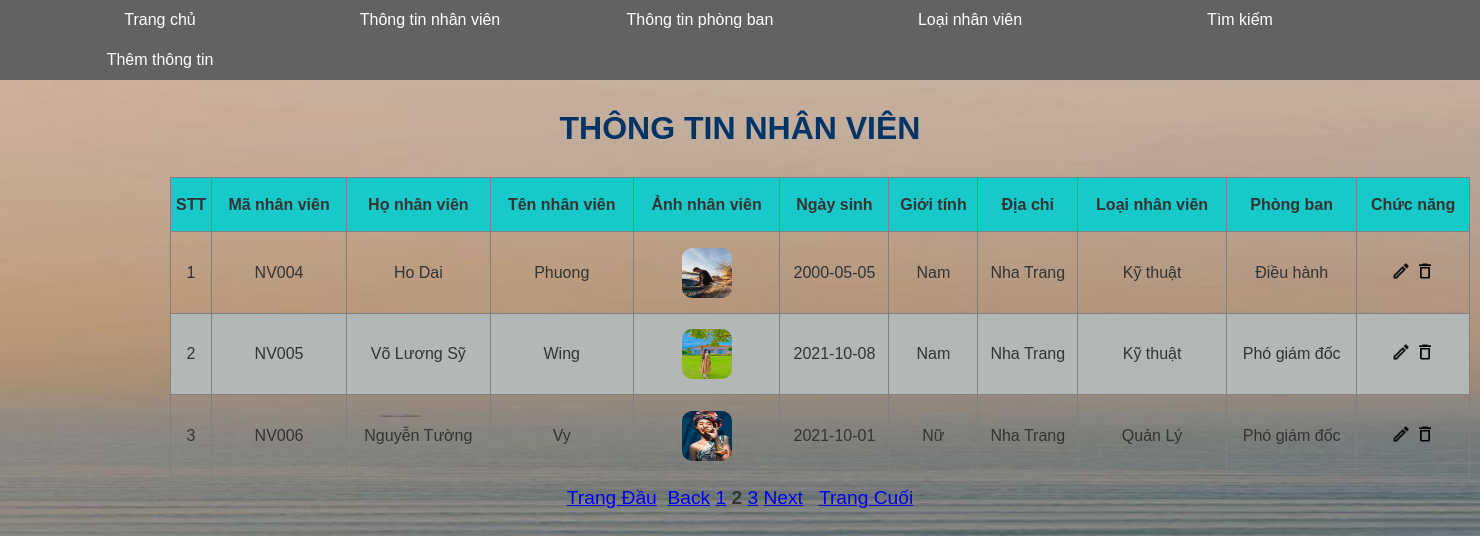
/infostaff.php?page=2 (signed in), run on the app's committed database.
### tables this page shows
CREATE TABLE `nhanvien` (
  `MANV` varchar(10) NOT NULL,
  `HO` varchar(20) NOT NULL,
  `TEN` varchar(20) NOT NULL,
  `NGAYSINH` date NOT NULL,
  `GIOITINH` varchar(5) NOT NULL,
  `DIACHI` varchar(50) NOT NULL,
  `ANH` varchar(50) NOT NULL,
  `MALOAINV` varchar(10) NOT NULL,
  `MAPHONG` varchar(10) NOT NULL
);

CREATE TABLE `loainv` (
  `MALOAINV` varchar(10) NOT NULL,
  `TENLOAINV` varchar(50) NOT NULL
);

CREATE TABLE `phongban` (
  `MAPHONG` varchar(10) NOT NULL,
  `TENPHONG` varchar(50) NOT NULL
);

### infostaff.php (the view, shortened to what this page needs)
<!DOCTYPE HTML PUBLIC "-//W3C//DTD HTML 4.01 Frameset//EN">
<html>
<head>
<link rel="stylesheet" href="infostaff.css">
</head>
<body >
<?php
require("trangchu.php");
$rowsPerPage=3;
$offset =($_GET['page']-1)*$rowsPerPage;
$result = mysqli_query($dbc, 'Select MANV,HO,TEN,ANH,	NGAYSINH,GIOITINH,DIACHI, TENLOAINV , TENPHONG  from nhanvien,phongban,loainv WHERE  nhanvien.MALOAINV=loainv.MALOAINV AND nhanvien.MAPHONG=phongban.MAPHONG LIMIT '. $offset . ', ' .$rowsPerPage);
if(mysqli_num_rows($result) == 0)
{
	echo "Chưa có dữ liệu";
}
else
{	echo "<h1 style='color: #003366; margin-top:30px' align='center'  >THÔNG TIN NHÂN VIÊN</h1>
		  <table   width='1300' height='300px' padding:10px; border='1'
				style='border-collapse: collapse; margin-left:170px; margin-top:30px'>
		  	<tr style='background-color: #18c9c9;' align='center' height='40px' >
			  <td><b>STT</b></td>
				<td><b>Mã nhân viên</b></td>
				<td><b>Họ nhân viên</b></td>
				<td><b>Tên nhân viên</b></td>
				<td><b>Ảnh nhân viên</b></td>
				<td><b>Ngày sinh</b></td>
				<td><b>Giới tính</b></td>
                <td><b>Địa chỉ</b></td>
                <td><b>Loại nhân viên</b></td>
                <td><b>Phòng ban</b></td>
				<td><b>Chức năng</b></td>
		  	</tr>";
	$stt=1;
	while ($row = mysqli_fetch_array($result))
	{
		if($stt%2!=0)
		{
            echo "<tr align='center'  width='100' height='60px' >";
			echo "<td>$stt</td>";
			echo "<td>$row[0]</td>";
			echo "<td>$row[1]</td>";
			echo "<td>$row[2]</td>";
			echo "<td>";?>
			<img src="Hinh_nv/<?php echo $row['ANH'];?>" width="50" height="50" style="border-radius:10px" />
			<?php
			echo "</td>";
			echo "<td>$row[4]</td>";
            echo "<td>$row[5]</td>";
			echo "<td>$row[6]</td>";
			echo "<td>$row[7]</td>";
			echo "<td>$row[8]</td>";
			echo "<td>";?>
			<a href='editnhanvien.php?MANV=<?php echo $row[0];?>'><img src='Hinh_nv/edit.png' width='20px' height='20px'></a> <a href='deletenhanvien.php?MANV=<?php echo $row[0];?>'><img src='Hinh_nv/delete.png' width='20px' height='20px'></a>
			<?php echo "</tr>";
		}
		else
		{
			echo "<tr style='background-color: #b3b7b6;' align='center'  width='100' height='60px'>";
			echo "<td>$stt</td>";
			echo "<td>$row[0]</td>";
			echo "<td>$row[1]</td>";
			echo "<td>$row[2]</td>";
			echo "<td>";?>
			<img src="Hinh_nv/<?php echo $row['ANH'];?>" width="50" height="50"   style="border-radius:10px"/>
			<?php
			echo "</td>";
			echo "<td>$row[4]</td>";
            echo "<td>$row[5]</td>";
			echo "<td>$row[6]</td>";
			echo "<td>$row[7]</td>";
			echo "<td>$row[8]</td>";
			echo "<td>"; ?>
			<a href='editnhanvien.php?MANV=<?php echo $row[0];?>'> <img src='Hinh_nv/edit.png' width='20px' height='20px'></a> <a href='deletenhanvien.php?MANV=<?php echo $row[0];?>'><img src='Hinh_nv/delete.png' width='20px' height='20px'></a>
			<?php echo "</tr>";
		}
			$stt+=1;
	}
	echo '</table>';
	?>
	<div style="text-align:center; font-size:120%; margin-top:10px;">
		<?php
	$re = mysqli_query($dbc, 'Select MANV,HO,TEN,NGAYSINH,GIOITINH,DIACHI, TENLOAINV , TENPHONG  from nhanvien,phongban,loainv WHERE  nhanvien.MALOAINV=loainv.MALOAINV AND nhanvien.MAPHONG=phongban.MAPHONG');
	$numRows = mysqli_num_rows($re);
	$maxPage = floor($numRows/$rowsPerPage) + 1;
	if ($_GET['page'] > 1){
	echo "<a href=" .$_SERVER['PHP_SELF']."?page=1".">Trang Đầu</a>&nbsp;&nbsp;";
	echo "<a href=" .$_SERVER['PHP_SELF']."?page=".($_GET['page']-1).">Back</a> ";
	}
	for ($i=1 ; $i<=$maxPage ; $i++){
		if ($i == $_GET['page']){
			echo '<b>'.$i.'</b> ';
	}
	else
		echo "<a href=" .$_SERVER['PHP_SELF']. "?page=".$i.">".$i."</a> ";
	}
	if ($_GET['page'] < $maxPage){
	echo "<a href=". $_SERVER['PHP_SELF']."?page=".$maxPage.">Next</a> &nbsp;&nbsp;";
	echo "<a href=" .$_SERVER['PHP_SELF']."?page=".($_GET['page']=$maxPage).">Trang Cuối</a>";
	}
}
?>
</body>
</html>

### trangchu.css (style rules this page uses)
#than_page { background-image: url(../QLNV/53fe8045b3d43c499a7eca4345e0d9e2.jpg); background-repeat: repeat; background-size: 1800px 900px; }

### qlnv.css (style rules this page uses)
* { margin: 0; padding: 0; }
body { font-family: sans-serif; color: #333; }

### data on the page
nhanvien: MANV "NV004", HO "Ho Dai", TEN "Phuong", ANH (picture), NGAYSINH "2000-05-05", GIOITINH "Nam", DIACHI "Nha Trang", MALOAINV.TENLOAINV "Kỹ thuật", MAPHONG.TENPHONG "Điều hành"
nhanvien: MANV "NV005", HO "Võ Lương Sỹ", TEN "Wing", ANH (picture), NGAYSINH "2021-10-08", GIOITINH "Nam", DIACHI "Nha Trang", MALOAINV.TENLOAINV "Kỹ thuật", MAPHONG.TENPHONG "Phó giám đốc"
nhanvien: MANV "NV006", HO "Nguyễn Tường", TEN "Vy", ANH (picture), NGAYSINH "2021-10-01", GIOITINH "Nữ", DIACHI "Nha Trang", MALOAINV.TENLOAINV "Quản Lý", MAPHONG.TENPHONG "Phó giám đốc"
